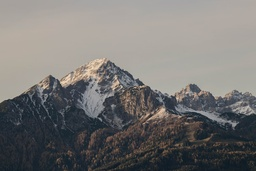
#> input picture mountains.jpg, 256 x 171 px, shrunk from 1000 x 667 before the run
$ python main.py
#> lines starting #> are read from the running program, lines starting #| are printed output that depends on the picture
from PIL import Image

def encryptFormula(colors:tuple,x,y)->tuple:
    colors = [*colors]
    colors[0] = (colors[0] + x*y+1) % 256
    colors[1] = (colors[1] + x*y+1) % 256
    colors[2] = (colors[2] + x*y+1) % 256
    return (colors[0],colors[1],colors[2])

def colorPaletteSwap(image,xBound:int,yBound:int):
    for x in range(xBound):
        for y in range(yBound):
            image[x,y] = encryptFormula(image[x,y],x,y)
    return image


def main():
    preImage = Image.open(r"mountains.jpg")
#> preImage is the input picture: PIL image 256x171 RGB; mean R, G, B 117.6, 116.3, 114.8
    xBound,yBound = preImage.size
#> xBound = 256; yBound = 171
    encryptedImage = colorPaletteSwap(preImage.load(),xBound,yBound)
    preImage.save("encryptedImage.png")
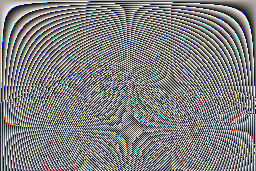
#> saved as encryptedImage.png: PIL image 256x171 RGB; mean R, G, B 127.5, 127.5, 127.5
    preImage.show()


if __name__ == "__main__":
    main()
